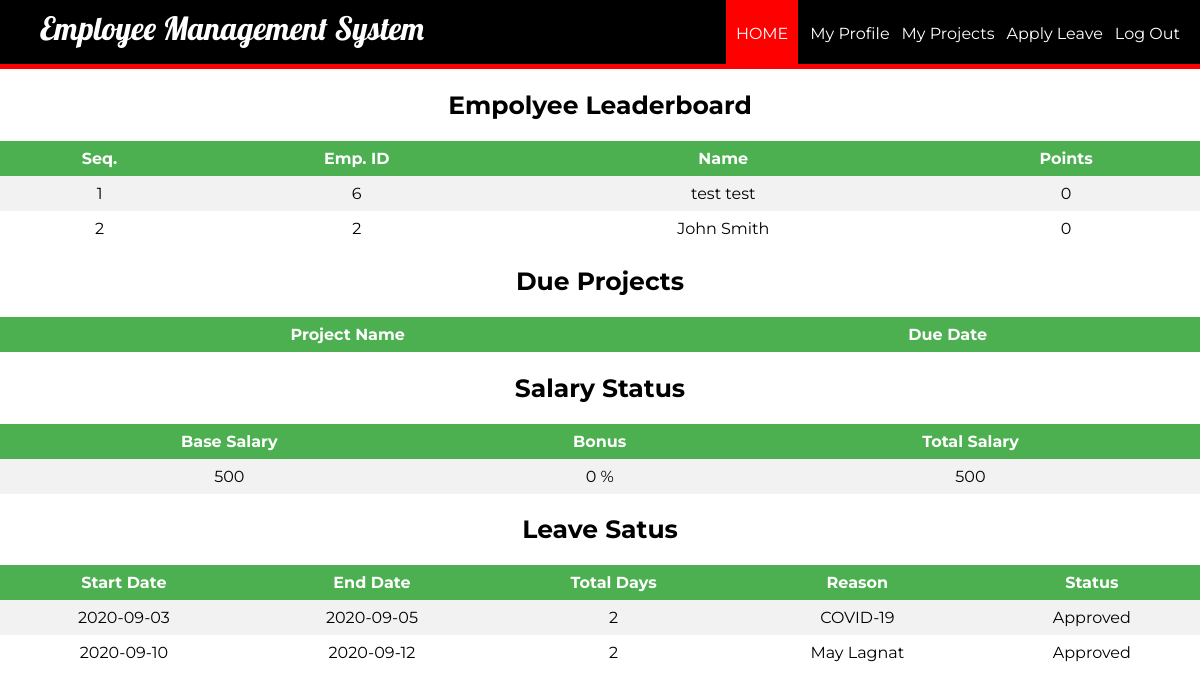
/Employee_Management_System/eloginwel.php?id=2, run on the app's committed database.
### tables this page shows
CREATE TABLE `rank` (
  `eid` int(11) NOT NULL,
  `points` int(11) DEFAULT '0'
);

CREATE TABLE `employee` (
  `id` int(11) NOT NULL,
  `firstName` varchar(100) NOT NULL,
  `lastName` varchar(100) NOT NULL,
  `email` varchar(100) NOT NULL,
  `password` text NOT NULL,
  `birthday` date NOT NULL,
  `gender` varchar(10) NOT NULL,
  `contact` varchar(20) NOT NULL,
  `nid` int(20) NOT NULL,
  `address` varchar(100) DEFAULT NULL,
  `dept` varchar(100) NOT NULL,
  `degree` varchar(100) NOT NULL,
  `pic` text NOT NULL
);

CREATE TABLE `salary` (
  `id` int(11) NOT NULL,
  `base` int(11) NOT NULL,
  `bonus` int(11) DEFAULT NULL,
  `total` int(11) DEFAULT NULL
);

CREATE TABLE `employee_leave` (
  `id` int(11) DEFAULT NULL,
  `token` int(11) NOT NULL,
  `start` date DEFAULT NULL,
  `end` date DEFAULT NULL,
  `reason` char(100) DEFAULT NULL,
  `status` char(50) DEFAULT NULL
);

### Employee_Management_System/eloginwel.php (the view, shortened to what this page needs)
<?php
	$id = (isset($_GET['id']) ? $_GET['id'] : '');
	require_once ('process/dbh.php');
	$sql = "SELECT id, firstName, lastName,  points FROM employee, rank WHERE rank.eid = employee.id order by rank.points desc";
	$sql2 = "Select * From employee, employee_leave Where employee.id = $id and employee_leave.id = $id order by employee_leave.token";
	$sql3 = "SELECT * FROM `salary` WHERE id = $id";
$result = mysqli_query($conn, $sql);
$result2 = mysqli_query($conn, $sql2);
$result3 = mysqli_query($conn, $sql3);
?>
<html>
<head>
	<link rel="stylesheet" type="text/css" href="styleemplogin.css">
</head>
<body>
	<header>
		<nav>
			<h1>Employee Management System</h1>
			<ul id="navli">
				<li><a class="homered" href="eloginwel.php?id=<?php echo $id?>"">HOME</a></li>
				<li><a class="homeblack" href="myprofile.php?id=<?php echo $id?>"">My Profile</a></li>
				<li><a class="homeblack" href="empproject.php?id=<?php echo $id?>"">My Projects</a></li>
				<li><a class="homeblack" href="applyleave.php?id=<?php echo $id?>"">Apply Leave</a></li>
				<li><a class="homeblack" href="elogin.html">Log Out</a></li>
			</ul>
		</nav>
	</header>
	<div class="divider"></div>
	<div id="divimg">
	<div>
		    	<h2 style="font-family: 'Montserrat', sans-serif; font-size: 25px; text-align: center;">Empolyee Leaderboard </h2>
    	<table>
			<tr bgcolor="#000">
				<th align = "center">Seq.</th>
				<th align = "center">Emp. ID</th>
				<th align = "center">Name</th>
				<th align = "center">Points</th>
			</tr>
			<?php
				$seq = 1;
				while ($employee = mysqli_fetch_assoc($result)) {
					echo "<tr>";
					echo "<td>".$seq."</td>";
					echo "<td>".$employee['id']."</td>";
					echo "<td>".$employee['firstName']." ".$employee['lastName']."</td>";
					echo "<td>".$employee['points']."</td>";
					$seq+=1;
				}
			?>
		</table>
    	<h2 style="font-family: 'Montserrat', sans-serif; font-size: 25px; text-align: center;">Due Projects</h2>
    	<table>
			<tr>
				<th align = "center">Project Name</th>
				<th align = "center">Due Date</th>
			</tr>
		</table>
		<h2 style="font-family: 'Montserrat', sans-serif; font-size: 25px; text-align: center;">Salary Status</h2>
    	<table>
			<tr>
				<th align = "center">Base Salary</th>
				<th align = "center">Bonus</th>
				<th align = "center">Total Salary</th>
			</tr>
			<?php
				while ($employee = mysqli_fetch_assoc($result3)) {
					echo "<tr>";
					echo "<td>".$employee['base']."</td>";
					echo "<td>".$employee['bonus']." %</td>";
					echo "<td>".$employee['total']."</td>";
				}
			?>
		</table>
		<h2 style="font-family: 'Montserrat', sans-serif; font-size: 25px; text-align: center;">Leave Satus</h2>
    	<table>
			<tr>
				<th align = "center">Start Date</th>
				<th align = "center">End Date</th>
				<th align = "center">Total Days</th>
				<th align = "center">Reason</th>
				<th align = "center">Status</th>
			</tr>
			<?php
				while ($employee = mysqli_fetch_assoc($result2)) {
					$date1 = new DateTime($employee['start']);
					$date2 = new DateTime($employee['end']);
					$interval = $date1->diff($date2);
					echo "<tr>";
					echo "<td>".$employee['start']."</td>";
					echo "<td>".$employee['end']."</td>";
					echo "<td>".$interval->days."</td>";
					echo "<td>".$employee['reason']."</td>";
					echo "<td>".$employee['status']."</td>";
				}
			?>
		</table>
<br>
<br>
<br>
<br>
<br>
	</div>
	</div>
</body>
</html>

### Employee_Management_System/styleemplogin.css (style rules this page uses)
body { margin: 0px; }
header { background: black; color: white; padding: 8px 20px 6px 40px; height: 50px; }
header h1 { display: inline; font-family: 'Lobster', cursive; font-weight: 400; font-size: 32px; float: left; margin-top: 0px; margin-right: 10px; }
nav ul { display: inline; padding: 0px; float: right; }
nav ul li { display: inline-block; list-style-type: none; color: white; float: left; margin-left: 12px; }
nav ul li a { color: white; text-decoration: none; }
#navli { font-family: 'Montserrat', sans-serif; }
.homered { background-color: red; padding: 30px 10px 22px 10px; }
.divider { background-color: red; height: 5px; }
table { margin: 0px; border-collapse: collapse; width: 100%; font-family: 'Montserrat', sans-serif; }
th, td { text-align: center; padding: 8px; }
tr:nth-child(even) { background-color: #f2f2f2 }
th { background-color: #4CAF50; color: white; }

### data on the page
rank: eid "6", eid.firstName "test", eid.lastName "test", points "0"
rank: eid "2", eid.firstName "John", eid.lastName "Smith", points "0"
salary: base "500", bonus "0", total "500"
employee_leave: start "2020-09-03", end "2020-09-05", start+end "2", reason "COVID-19", status "Approved"
employee_leave: start "2020-09-10", end "2020-09-12", start+end "2", reason "May Lagnat", status "Approved"
